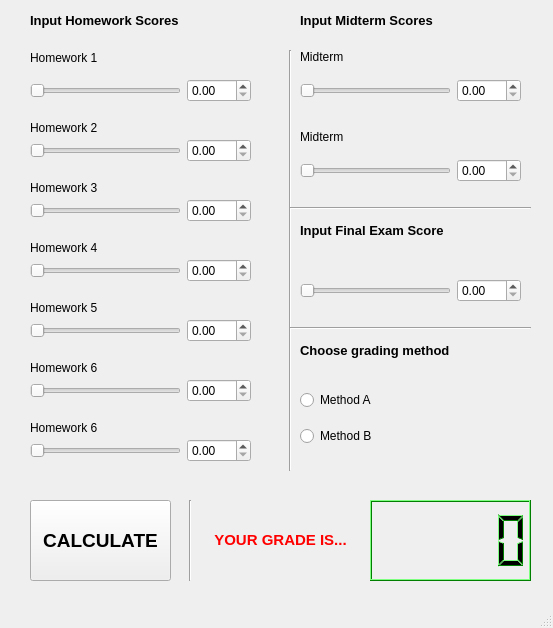
<?xml version="1.0" encoding="UTF-8"?>
<ui version="4.0">
 <class>MainWindow</class>
 <widget class="QMainWindow" name="MainWindow">
  <property name="geometry">
   <rect>
    <x>0</x>
    <y>0</y>
    <width>553</width>
    <height>628</height>
   </rect>
  </property>
  <property name="windowTitle">
   <string>MainWindow</string>
  </property>
  <widget class="QWidget" name="centralwidget">
   <widget class="QLabel" name="label">
    <property name="geometry">
     <rect>
      <x>30</x>
      <y>10</y>
      <width>191</width>
      <height>21</height>
     </rect>
    </property>
    <property name="text">
     <string>&lt;html&gt;&lt;head/&gt;&lt;body&gt;&lt;p&gt;&lt;span style=&quot; font-size:10pt; font-weight:600;&quot;&gt;Input Homework Scores&lt;/span&gt;&lt;/p&gt;&lt;/body&gt;&lt;/html&gt;</string>
    </property>
   </widget>
   <widget class="QLabel" name="label_2">
    <property name="geometry">
     <rect>
      <x>30</x>
      <y>50</y>
      <width>91</width>
      <height>16</height>
     </rect>
    </property>
    <property name="text">
     <string>Homework 1</string>
    </property>
   </widget>
   <widget class="QLabel" name="label_3">
    <property name="geometry">
     <rect>
      <x>30</x>
      <y>120</y>
      <width>91</width>
      <height>16</height>
     </rect>
    </property>
    <property name="text">
     <string>Homework 2</string>
    </property>
   </widget>
   <widget class="QLabel" name="label_4">
    <property name="geometry">
     <rect>
      <x>30</x>
      <y>180</y>
      <width>91</width>
      <height>16</height>
     </rect>
    </property>
    <property name="text">
     <string>Homework 3</string>
    </property>
   </widget>
   <widget class="QWidget" name="layoutWidget">
    <property name="geometry">
     <rect>
      <x>30</x>
      <y>250</y>
      <width>221</width>
      <height>41</height>
     </rect>
    </property>
    <layout class="QHBoxLayout" name="HW4">
     <item>
      <widget class="QSlider" name="hw4slider">
       <property name="cursor">
        <cursorShape>SizeHorCursor</cursorShape>
       </property>
       <property name="orientation">
        <enum>Qt::Horizontal</enum>
       </property>
      </widget>
     </item>
     <item>
      <widget class="QDoubleSpinBox" name="hw4box">
       <property name="cursor">
        <cursorShape>IBeamCursor</cursorShape>
       </property>
       <property name="maximum">
        <double>100.000000000000000</double>
       </property>
      </widget>
     </item>
    </layout>
   </widget>
   <widget class="QLabel" name="label_5">
    <property name="geometry">
     <rect>
      <x>30</x>
      <y>240</y>
      <width>91</width>
      <height>16</height>
     </rect>
    </property>
    <property name="text">
     <string>Homework 4</string>
    </property>
   </widget>
   <widget class="QWidget" name="layoutWidget_2">
    <property name="geometry">
     <rect>
      <x>30</x>
      <y>310</y>
      <width>221</width>
      <height>41</height>
     </rect>
    </property>
    <layout class="QHBoxLayout" name="HW5">
     <item>
      <widget class="QSlider" name="hw5slider">
       <property name="cursor">
        <cursorShape>SizeHorCursor</cursorShape>
       </property>
       <property name="orientation">
        <enum>Qt::Horizontal</enum>
       </property>
      </widget>
     </item>
     <item>
      <widget class="QDoubleSpinBox" name="hw5box">
       <property name="cursor">
        <cursorShape>IBeamCursor</cursorShape>
       </property>
       <property name="maximum">
        <double>100.000000000000000</double>
       </property>
      </widget>
     </item>
    </layout>
   </widget>
   <widget class="QLabel" name="label_6">
    <property name="geometry">
     <rect>
      <x>30</x>
      <y>300</y>
      <width>91</width>
      <height>16</height>
     </rect>
    </property>
    <property name="text">
     <string>Homework 5</string>
    </property>
   </widget>
   <widget class="QLabel" name="label_7">
    <property name="geometry">
     <rect>
      <x>30</x>
      <y>360</y>
      <width>91</width>
      <height>16</height>
     </rect>
    </property>
    <property name="text">
     <string>Homework 6</string>
    </property>
   </widget>
   <widget class="QWidget" name="layoutWidget_3">
    <property name="geometry">
     <rect>
      <x>30</x>
      <y>370</y>
      <width>221</width>
      <height>41</height>
     </rect>
    </property>
    <layout class="QHBoxLayout" name="HW6">
     <item>
      <widget class="QSlider" name="hw6slider">
       <property name="cursor">
        <cursorShape>SizeHorCursor</cursorShape>
       </property>
       <property name="orientation">
        <enum>Qt::Horizontal</enum>
       </property>
      </widget>
     </item>
     <item>
      <widget class="QDoubleSpinBox" name="hw6box">
       <property name="cursor">
        <cursorShape>IBeamCursor</cursorShape>
       </property>
       <property name="maximum">
        <double>100.000000000000000</double>
       </property>
      </widget>
     </item>
    </layout>
   </widget>
   <widget class="QLabel" name="label_8">
    <property name="geometry">
     <rect>
      <x>30</x>
      <y>420</y>
      <width>91</width>
      <height>16</height>
     </rect>
    </property>
    <property name="text">
     <string>Homework 6</string>
    </property>
   </widget>
   <widget class="QWidget" name="layoutWidget_4">
    <property name="geometry">
     <rect>
      <x>30</x>
      <y>430</y>
      <width>221</width>
      <height>41</height>
     </rect>
    </property>
    <layout class="QHBoxLayout" name="HW7">
     <item>
      <widget class="QSlider" name="hw7slider">
       <property name="cursor">
        <cursorShape>SizeHorCursor</cursorShape>
       </property>
       <property name="orientation">
        <enum>Qt::Horizontal</enum>
       </property>
      </widget>
     </item>
     <item>
      <widget class="QDoubleSpinBox" name="hw7box">
       <property name="cursor">
        <cursorShape>IBeamCursor</cursorShape>
       </property>
       <property name="maximum">
        <double>100.000000000000000</double>
       </property>
      </widget>
     </item>
    </layout>
   </widget>
   <widget class="Line" name="line">
    <property name="geometry">
     <rect>
      <x>280</x>
      <y>50</y>
      <width>20</width>
      <height>421</height>
     </rect>
    </property>
    <property name="orientation">
     <enum>Qt::Vertical</enum>
    </property>
   </widget>
   <widget class="QLabel" name="label_9">
    <property name="geometry">
     <rect>
      <x>300</x>
      <y>10</y>
      <width>191</width>
      <height>21</height>
     </rect>
    </property>
    <property name="text">
     <string>&lt;html&gt;&lt;head/&gt;&lt;body&gt;&lt;p&gt;&lt;span style=&quot; font-size:10pt; font-weight:600;&quot;&gt;Input Midterm Scores&lt;/span&gt;&lt;/p&gt;&lt;/body&gt;&lt;/html&gt;</string>
    </property>
   </widget>
   <widget class="QLabel" name="label_10">
    <property name="geometry">
     <rect>
      <x>300</x>
      <y>50</y>
      <width>46</width>
      <height>13</height>
     </rect>
    </property>
    <property name="text">
     <string>Midterm 1</string>
    </property>
   </widget>
   <widget class="QWidget" name="layoutWidget_5">
    <property name="geometry">
     <rect>
      <x>300</x>
      <y>70</y>
      <width>221</width>
      <height>41</height>
     </rect>
    </property>
    <layout class="QHBoxLayout" name="MT1">
     <item>
      <widget class="QSlider" name="mt1slider">
       <property name="cursor">
        <cursorShape>SizeHorCursor</cursorShape>
       </property>
       <property name="orientation">
        <enum>Qt::Horizontal</enum>
       </property>
      </widget>
     </item>
     <item>
      <widget class="QDoubleSpinBox" name="mt1box">
       <property name="cursor">
        <cursorShape>IBeamCursor</cursorShape>
       </property>
       <property name="maximum">
        <double>100.000000000000000</double>
       </property>
      </widget>
     </item>
    </layout>
   </widget>
   <widget class="QLabel" name="label_11">
    <property name="geometry">
     <rect>
      <x>300</x>
      <y>130</y>
      <width>46</width>
      <height>13</height>
     </rect>
    </property>
    <property name="text">
     <string>Midterm 2</string>
    </property>
   </widget>
   <widget class="QWidget" name="layoutWidget_6">
    <property name="geometry">
     <rect>
      <x>300</x>
      <y>150</y>
      <width>221</width>
      <height>41</height>
     </rect>
    </property>
    <layout class="QHBoxLayout" name="MT2">
     <item>
      <widget class="QSlider" name="mt2slider">
       <property name="cursor">
        <cursorShape>SizeHorCursor</cursorShape>
       </property>
       <property name="maximum">
        <number>100</number>
       </property>
       <property name="orientation">
        <enum>Qt::Horizontal</enum>
       </property>
      </widget>
     </item>
     <item>
      <widget class="QDoubleSpinBox" name="mt2box">
       <property name="cursor">
        <cursorShape>IBeamCursor</cursorShape>
       </property>
       <property name="maximum">
        <double>100.000000000000000</double>
       </property>
      </widget>
     </item>
    </layout>
   </widget>
   <widget class="Line" name="line_2">
    <property name="geometry">
     <rect>
      <x>290</x>
      <y>200</y>
      <width>241</width>
      <height>16</height>
     </rect>
    </property>
    <property name="orientation">
     <enum>Qt::Horizontal</enum>
    </property>
   </widget>
   <widget class="QLabel" name="label_12">
    <property name="geometry">
     <rect>
      <x>300</x>
      <y>220</y>
      <width>191</width>
      <height>21</height>
     </rect>
    </property>
    <property name="text">
     <string>&lt;html&gt;&lt;head/&gt;&lt;body&gt;&lt;p&gt;&lt;span style=&quot; font-size:10pt; font-weight:600;&quot;&gt;Input Final Exam Score&lt;/span&gt;&lt;/p&gt;&lt;/body&gt;&lt;/html&gt;</string>
    </property>
   </widget>
   <widget class="QWidget" name="layoutWidget_7">
    <property name="geometry">
     <rect>
      <x>300</x>
      <y>270</y>
      <width>221</width>
      <height>41</height>
     </rect>
    </property>
    <layout class="QHBoxLayout" name="FINAL">
     <item>
      <widget class="QSlider" name="feslider">
       <property name="cursor">
        <cursorShape>SizeHorCursor</cursorShape>
       </property>
       <property name="maximum">
        <number>100</number>
       </property>
       <property name="orientation">
        <enum>Qt::Horizontal</enum>
       </property>
      </widget>
     </item>
     <item>
      <widget class="QDoubleSpinBox" name="febox">
       <property name="cursor">
        <cursorShape>IBeamCursor</cursorShape>
       </property>
       <property name="maximum">
        <double>100.000000000000000</double>
       </property>
      </widget>
     </item>
    </layout>
   </widget>
   <widget class="Line" name="line_3">
    <property name="geometry">
     <rect>
      <x>290</x>
      <y>320</y>
      <width>241</width>
      <height>16</height>
     </rect>
    </property>
    <property name="orientation">
     <enum>Qt::Horizontal</enum>
    </property>
   </widget>
   <widget class="QLabel" name="label_13">
    <property name="geometry">
     <rect>
      <x>300</x>
      <y>340</y>
      <width>191</width>
      <height>21</height>
     </rect>
    </property>
    <property name="text">
     <string>&lt;html&gt;&lt;head/&gt;&lt;body&gt;&lt;p&gt;&lt;span style=&quot; font-size:10pt; font-weight:600;&quot;&gt;Choose grading method&lt;/span&gt;&lt;/p&gt;&lt;/body&gt;&lt;/html&gt;</string>
    </property>
   </widget>
   <widget class="QLCDNumber" name="LEDNum">
    <property name="geometry">
     <rect>
      <x>370</x>
      <y>500</y>
      <width>161</width>
      <height>81</height>
     </rect>
    </property>
    <property name="palette">
     <palette>
      <active>
       <colorrole role="WindowText">
        <brush brushstyle="SolidPattern">
         <color alpha="255">
          <red>0</red>
          <green>0</green>
          <blue>0</blue>
         </color>
        </brush>
       </colorrole>
       <colorrole role="Button">
        <brush brushstyle="SolidPattern">
         <color alpha="255">
          <red>0</red>
          <green>255</green>
          <blue>0</blue>
         </color>
        </brush>
       </colorrole>
       <colorrole role="Light">
        <brush brushstyle="SolidPattern">
         <color alpha="255">
          <red>127</red>
          <green>255</green>
          <blue>127</blue>
         </color>
        </brush>
       </colorrole>
       <colorrole role="Midlight">
        <brush brushstyle="SolidPattern">
         <color alpha="255">
          <red>63</red>
          <green>255</green>
          <blue>63</blue>
         </color>
        </brush>
       </colorrole>
       <colorrole role="Dark">
        <brush brushstyle="SolidPattern">
         <color alpha="255">
          <red>0</red>
          <green>127</green>
          <blue>0</blue>
         </color>
        </brush>
       </colorrole>
       <colorrole role="Mid">
        <brush brushstyle="SolidPattern">
         <color alpha="255">
          <red>0</red>
          <green>170</green>
          <blue>0</blue>
         </color>
        </brush>
       </colorrole>
       <colorrole role="Text">
        <brush brushstyle="SolidPattern">
         <color alpha="255">
          <red>0</red>
          <green>0</green>
          <blue>0</blue>
         </color>
        </brush>
       </colorrole>
       <colorrole role="BrightText">
        <brush brushstyle="SolidPattern">
         <color alpha="255">
          <red>255</red>
          <green>255</green>
          <blue>255</blue>
         </color>
        </brush>
       </colorrole>
       <colorrole role="ButtonText">
        <brush brushstyle="SolidPattern">
         <color alpha="255">
          <red>0</red>
          <green>0</green>
          <blue>0</blue>
         </color>
        </brush>
       </colorrole>
       <colorrole role="Base">
        <brush brushstyle="SolidPattern">
         <color alpha="255">
          <red>255</red>
          <green>255</green>
          <blue>255</blue>
         </color>
        </brush>
       </colorrole>
       <colorrole role="Window">
        <brush brushstyle="SolidPattern">
         <color alpha="255">
          <red>0</red>
          <green>255</green>
          <blue>0</blue>
         </color>
        </brush>
       </colorrole>
       <colorrole role="Shadow">
        <brush brushstyle="SolidPattern">
         <color alpha="255">
          <red>0</red>
          <green>0</green>
          <blue>0</blue>
         </color>
        </brush>
       </colorrole>
       <colorrole role="AlternateBase">
        <brush brushstyle="SolidPattern">
         <color alpha="255">
          <red>127</red>
          <green>255</green>
          <blue>127</blue>
         </color>
        </brush>
       </colorrole>
       <colorrole role="ToolTipBase">
        <brush brushstyle="SolidPattern">
         <color alpha="255">
          <red>255</red>
          <green>255</green>
          <blue>220</blue>
         </color>
        </brush>
       </colorrole>
       <colorrole role="ToolTipText">
        <brush brushstyle="SolidPattern">
         <color alpha="255">
          <red>0</red>
          <green>0</green>
          <blue>0</blue>
         </color>
        </brush>
       </colorrole>
      </active>
      <inactive>
       <colorrole role="WindowText">
        <brush brushstyle="SolidPattern">
         <color alpha="255">
          <red>0</red>
          <green>0</green>
          <blue>0</blue>
         </color>
        </brush>
       </colorrole>
       <colorrole role="Button">
        <brush brushstyle="SolidPattern">
         <color alpha="255">
          <red>0</red>
          <green>255</green>
          <blue>0</blue>
         </color>
        </brush>
       </colorrole>
       <colorrole role="Light">
        <brush brushstyle="SolidPattern">
         <color alpha="255">
          <red>127</red>
          <green>255</green>
          <blue>127</blue>
         </color>
        </brush>
       </colorrole>
       <colorrole role="Midlight">
        <brush brushstyle="SolidPattern">
         <color alpha="255">
          <red>63</red>
          <green>255</green>
          <blue>63</blue>
         </color>
        </brush>
       </colorrole>
       <colorrole role="Dark">
        <brush brushstyle="SolidPattern">
         <color alpha="255">
          <red>0</red>
          <green>127</green>
          <blue>0</blue>
         </color>
        </brush>
       </colorrole>
       <colorrole role="Mid">
        <brush brushstyle="SolidPattern">
         <color alpha="255">
          <red>0</red>
          <green>170</green>
          <blue>0</blue>
         </color>
        </brush>
       </colorrole>
       <colorrole role="Text">
        <brush brushstyle="SolidPattern">
         <color alpha="255">
          <red>0</red>
          <green>0</green>
          <blue>0</blue>
         </color>
        </brush>
       </colorrole>
       <colorrole role="BrightText">
        <brush brushstyle="SolidPattern">
         <color alpha="255">
          <red>255</red>
          <green>255</green>
          <blue>255</blue>
         </color>
        </brush>
       </colorrole>
       <colorrole role="ButtonText">
        <brush brushstyle="SolidPattern">
         <color alpha="255">
          <red>0</red>
          <green>0</green>
          <blue>0</blue>
         </color>
        </brush>
       </colorrole>
       <colorrole role="Base">
        <brush brushstyle="SolidPattern">
         <color alpha="255">
          <red>255</red>
          <green>255</green>
          <blue>255</blue>
         </color>
        </brush>
       </colorrole>
       <colorrole role="Window">
        <brush brushstyle="SolidPattern">
         <color alpha="255">
          <red>0</red>
          <green>255</green>
          <blue>0</blue>
         </color>
        </brush>
       </colorrole>
       <colorrole role="Shadow">
        <brush brushstyle="SolidPattern">
         <color alpha="255">
          <red>0</red>
          <green>0</green>
          <blue>0</blue>
         </color>
        </brush>
       </colorrole>
       <colorrole role="AlternateBase">
        <brush brushstyle="SolidPattern">
         <color alpha="255">
          <red>127</red>
          <green>255</green>
          <blue>127</blue>
         </color>
        </brush>
       </colorrole>
       <colorrole role="ToolTipBase">
        <brush brushstyle="SolidPattern">
         <color alpha="255">
          <red>255</red>
          <green>255</green>
          <blue>220</blue>
         </color>
        </brush>
       </colorrole>
       <colorrole role="ToolTipText">
        <brush brushstyle="SolidPattern">
         <color alpha="255">
          <red>0</red>
          <green>0</green>
          <blue>0</blue>
         </color>
        </brush>
       </colorrole>
      </inactive>
      <disabled>
       <colorrole role="WindowText">
        <brush brushstyle="SolidPattern">
         <color alpha="255">
          <red>0</red>
          <green>127</green>
          <blue>0</blue>
         </color>
        </brush>
       </colorrole>
       <colorrole role="Button">
        <brush brushstyle="SolidPattern">
         <color alpha="255">
          <red>0</red>
          <green>255</green>
          <blue>0</blue>
         </color>
        </brush>
       </colorrole>
       <colorrole role="Light">
        <brush brushstyle="SolidPattern">
         <color alpha="255">
          <red>127</red>
          <green>255</green>
          <blue>127</blue>
         </color>
        </brush>
       </colorrole>
       <colorrole role="Midlight">
        <brush brushstyle="SolidPattern">
         <color alpha="255">
          <red>63</red>
          <green>255</green>
          <blue>63</blue>
         </color>
        </brush>
       </colorrole>
       <colorrole role="Dark">
        <brush brushstyle="SolidPattern">
         <color alpha="255">
          <red>0</red>
          <green>127</green>
          <blue>0</blue>
         </color>
        </brush>
       </colorrole>
       <colorrole role="Mid">
        <brush brushstyle="SolidPattern">
         <color alpha="255">
          <red>0</red>
          <green>170</green>
          <blue>0</blue>
         </color>
        </brush>
       </colorrole>
       <colorrole role="Text">
        <brush brushstyle="SolidPattern">
         <color alpha="255">
          <red>0</red>
          <green>127</green>
          <blue>0</blue>
         </color>
        </brush>
       </colorrole>
       <colorrole role="BrightText">
        <brush brushstyle="SolidPattern">
         <color alpha="255">
          <red>255</red>
          <green>255</green>
          <blue>255</blue>
         </color>
        </brush>
       </colorrole>
       <colorrole role="ButtonText">
        <brush brushstyle="SolidPattern">
         <color alpha="255">
          <red>0</red>
          <green>127</green>
          <blue>0</blue>
         </color>
        </brush>
       </colorrole>
       <colorrole role="Base">
        <brush brushstyle="SolidPattern">
         <color alpha="255">
          <red>0</red>
          <green>255</green>
          <blue>0</blue>
         </color>
        </brush>
       </colorrole>
       <colorrole role="Window">
        <brush brushstyle="SolidPattern">
         <color alpha="255">
          <red>0</red>
          <green>255</green>
          <blue>0</blue>
         </color>
        </brush>
       </colorrole>
       <colorrole role="Shadow">
        <brush brushstyle="SolidPattern">
         <color alpha="255">
          <red>0</red>
          <green>0</green>
          <blue>0</blue>
         </color>
        </brush>
       </colorrole>
       <colorrole role="AlternateBase">
        <brush brushstyle="SolidPattern">
         <color alpha="255">
          <red>0</red>
          <green>255</green>
          <blue>0</blue>
         </color>
        </brush>
       </colorrole>
       <colorrole role="ToolTipBase">
        <brush brushstyle="SolidPattern">
         <color alpha="255">
          <red>255</red>
          <green>255</green>
          <blue>220</blue>
         </color>
        </brush>
       </colorrole>
       <colorrole role="ToolTipText">
        <brush brushstyle="SolidPattern">
         <color alpha="255">
          <red>0</red>
          <green>0</green>
          <blue>0</blue>
         </color>
        </brush>
       </colorrole>
      </disabled>
     </palette>
    </property>
    <property name="cursor">
     <cursorShape>BlankCursor</cursorShape>
    </property>
   </widget>
   <widget class="Line" name="line_4">
    <property name="geometry">
     <rect>
      <x>180</x>
      <y>500</y>
      <width>20</width>
      <height>81</height>
     </rect>
    </property>
    <property name="orientation">
     <enum>Qt::Vertical</enum>
    </property>
   </widget>
   <widget class="QLabel" name="label_14">
    <property name="geometry">
     <rect>
      <x>190</x>
      <y>530</y>
      <width>181</width>
      <height>21</height>
     </rect>
    </property>
    <property name="text">
     <string>&lt;html&gt;&lt;head/&gt;&lt;body&gt;&lt;p align=&quot;center&quot;&gt;&lt;span style=&quot; font-size:11pt; font-weight:600; color:#ff0000;&quot;&gt;YOUR GRADE IS...&lt;/span&gt;&lt;/p&gt;&lt;/body&gt;&lt;/html&gt;</string>
    </property>
   </widget>
   <widget class="QPushButton" name="Calculate">
    <property name="geometry">
     <rect>
      <x>30</x>
      <y>500</y>
      <width>141</width>
      <height>81</height>
     </rect>
    </property>
    <property name="font">
     <font>
      <family>Microsoft JhengHei UI</family>
      <pointsize>14</pointsize>
      <weight>75</weight>
      <bold>true</bold>
     </font>
    </property>
    <property name="cursor">
     <cursorShape>PointingHandCursor</cursorShape>
    </property>
    <property name="text">
     <string>CALCULATE</string>
    </property>
   </widget>
   <widget class="QWidget" name="layoutWidget">
    <property name="geometry">
     <rect>
      <x>300</x>
      <y>380</y>
      <width>133</width>
      <height>77</height>
     </rect>
    </property>
    <layout class="QVBoxLayout" name="GradeMethod">
     <item>
      <widget class="QRadioButton" name="A">
       <property name="cursor">
        <cursorShape>PointingHandCursor</cursorShape>
       </property>
       <property name="text">
        <string>Method A</string>
       </property>
      </widget>
     </item>
     <item>
      <widget class="QRadioButton" name="B">
       <property name="cursor">
        <cursorShape>PointingHandCursor</cursorShape>
       </property>
       <property name="text">
        <string>Method B</string>
       </property>
      </widget>
     </item>
    </layout>
   </widget>
   <widget class="QWidget" name="layoutWidget">
    <property name="geometry">
     <rect>
      <x>30</x>
      <y>70</y>
      <width>221</width>
      <height>41</height>
     </rect>
    </property>
    <layout class="QHBoxLayout" name="HW1">
     <item>
      <widget class="QSlider" name="hw1slider">
       <property name="cursor">
        <cursorShape>SizeHorCursor</cursorShape>
       </property>
       <property name="orientation">
        <enum>Qt::Horizontal</enum>
       </property>
      </widget>
     </item>
     <item>
      <widget class="QDoubleSpinBox" name="hw1box">
       <property name="cursor">
        <cursorShape>IBeamCursor</cursorShape>
       </property>
       <property name="maximum">
        <double>100.000000000000000</double>
       </property>
      </widget>
     </item>
    </layout>
   </widget>
   <widget class="QWidget" name="layoutWidget">
    <property name="geometry">
     <rect>
      <x>30</x>
      <y>130</y>
      <width>221</width>
      <height>41</height>
     </rect>
    </property>
    <layout class="QHBoxLayout" name="HW2">
     <item>
      <widget class="QSlider" name="hw2slider">
       <property name="cursor">
        <cursorShape>SizeHorCursor</cursorShape>
       </property>
       <property name="orientation">
        <enum>Qt::Horizontal</enum>
       </property>
      </widget>
     </item>
     <item>
      <widget class="QDoubleSpinBox" name="hw2box">
       <property name="cursor">
        <cursorShape>IBeamCursor</cursorShape>
       </property>
       <property name="maximum">
        <double>100.000000000000000</double>
       </property>
      </widget>
     </item>
    </layout>
   </widget>
   <widget class="QWidget" name="layoutWidget">
    <property name="geometry">
     <rect>
      <x>30</x>
      <y>190</y>
      <width>221</width>
      <height>41</height>
     </rect>
    </property>
    <layout class="QHBoxLayout" name="HW3">
     <item>
      <widget class="QSlider" name="hw3slider">
       <property name="cursor">
        <cursorShape>SizeHorCursor</cursorShape>
       </property>
       <property name="orientation">
        <enum>Qt::Horizontal</enum>
       </property>
      </widget>
     </item>
     <item>
      <widget class="QDoubleSpinBox" name="hw3box">
       <property name="cursor">
        <cursorShape>IBeamCursor</cursorShape>
       </property>
       <property name="maximum">
        <double>100.000000000000000</double>
       </property>
      </widget>
     </item>
    </layout>
   </widget>
  </widget>
  <widget class="QStatusBar" name="statusbar"/>
 </widget>
 <resources/>
 <connections/>
</ui>
